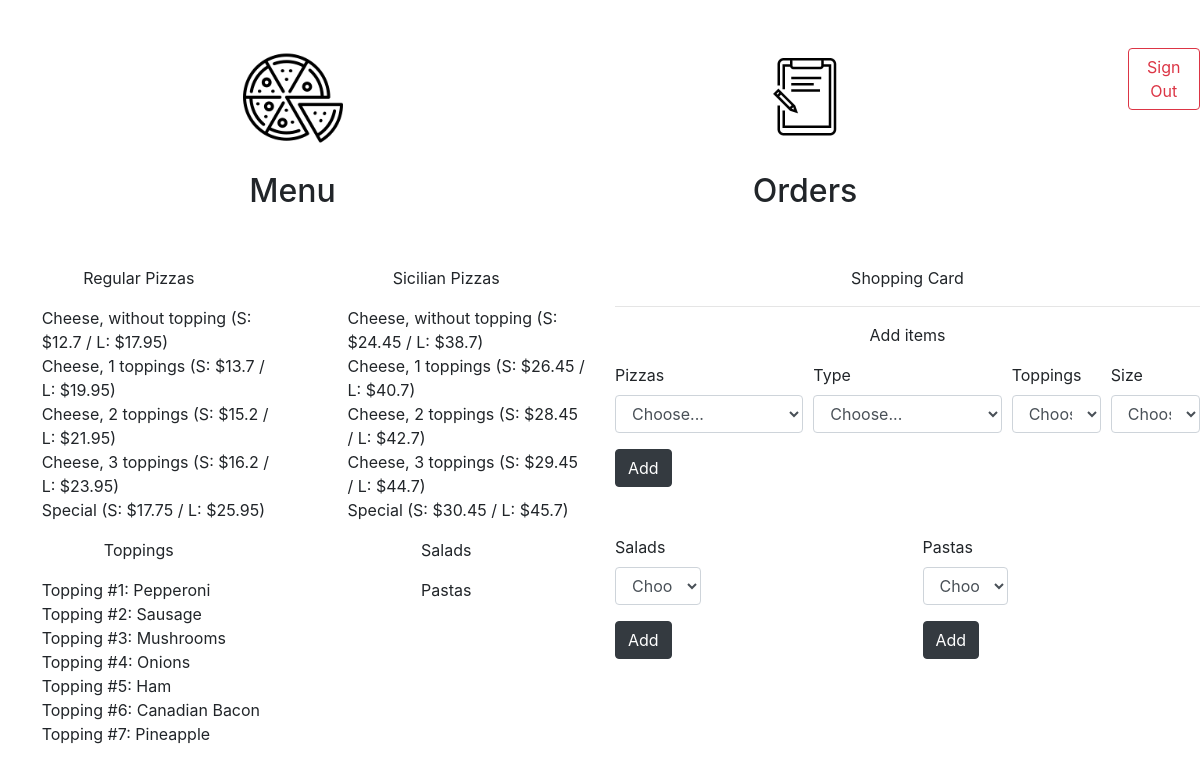
Page / (signed in) on the earlier database version.
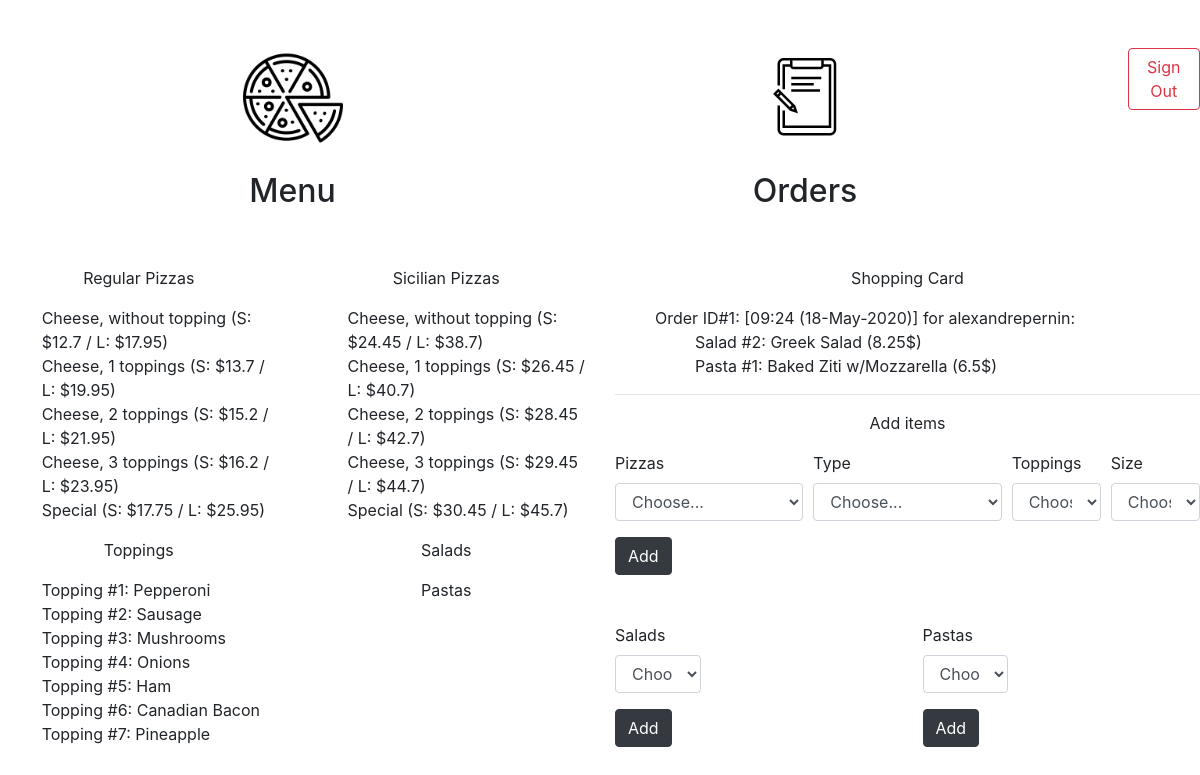
Same page on the later database version.
### orders/models.py (models this page shows, shortened)
class Pizza(models.Model):
    type = models.CharField(max_length=8, choices=[('regular', 'Regular'), ('sicilian', 'Sicilian')], default='regular')
    name = models.CharField(max_length=7, choices=[('cheese', 'Cheese'), ('special', 'Special')], default='cheese')
    toppings_nb = models.IntegerField(default=0, choices=[(0,'No Topping'), (1,'1 Topping'), (2, '2 Topping'), (3,'3 Topping')])
    toppings = models.ManyToManyField(Topping, blank=True, related_name="pizzas")
    size = models.CharField(max_length=1,choices=[('S', 'Small'), ('L', 'Large')], default='S')
    price_small = models.FloatField(default=0)
    price_large = models.FloatField(default=0)
    menu = models.BooleanField(default=False)
    def __str__(self):
        if self.menu==True:
            if self.name=='cheese':
                if self.toppings_nb==0:
                    return f"{self.name.capitalize()}, without topping (S: ${self.price_small} / L: ${self.price_large})"
                else:
                    return f"{self.name.capitalize()}, {self.toppings_nb} toppings (S: ${self.price_small} / L: ${self.price_large})"
            else:
                return f"{self.name.capitalize()} (S: ${self.price_small} / L: ${self.price_large})"

class Topping(models.Model):
    name = models.CharField(max_length=64)
    def __str__(self):
        return "Topping #{}: {}".format(self.id, self.name)

class Order(models.Model):
    user = models.ForeignKey(User, on_delete=models.CASCADE)
    pizzas = models.ManyToManyField(Pizza, blank=True, related_name="orders")
    salads = models.ManyToManyField(Salad, blank=True, related_name="orders")
    pastas = models.ManyToManyField(Pasta, blank=True, related_name="orders")
    created = models.DateTimeField(auto_now_add=True)
    validated = models.BooleanField(default=False)
    def __str__(self):
        date=self.created.strftime("%H:%M (%d-%b-%Y)")
        return f"Order ID#{self.id}: [{date}] for {self.user.username}"

class Salad(models.Model):
    name = models.CharField(max_length=64)
    price = models.FloatField()
    menu = models.BooleanField(default=False)
    def __str__(self):
        return "Salad #{}: {} ({}$)".format(self.id, self.name, self.price)

class Pasta(models.Model):
    name = models.CharField(max_length=64)
    price = models.FloatField()
    menu = models.BooleanField(default=False)
    def __str__(self):
        return "Pasta #{}: {} ({}$)".format(self.id, self.name, self.price)

### orders/views.py (the view)
# urls.py: path("", views.index, name="index"),
def index(request):
    if not request.user.is_authenticated:
        return render(request, "orders/login.html", {"message": None})
    context = {
        "user": request.user,
        "Regular_Pizzas": Pizza.objects.filter(type='regular', menu=True),
        "Sicilian_Pizzas": Pizza.objects.filter(type='sicilian', menu=True),
        "Toppings": Topping.objects.all(),
        "Salads": Salad.objects.filter(menu=True),
        "Pastas": Pasta.objects.filter(menu=True),
        "Orders": Order.objects.filter(validated=False, user=request.user)
    }
    logger.error("Processing code for index")
    return render(request, "orders/index.html", context)

### orders/templates/orders/index.html (shortened to what this page needs)
{% extends "orders/base.html" %}
{% block menu_left %}
<p class="text-center"> Regular Pizzas </p>
<ul class="padded">
  {% for pizza in Regular_Pizzas %}
  <li> {{pizza}} </li>
  {% endfor %}
</ul>
<p class="text-center"> Toppings </p>
<ul class="padded">
  {% for topping in Toppings %}
  <li> {{topping}} </li>
  {% endfor %}
</ul>
{% endblock %}
{% block menu_right %}
<p class="text-center"> Sicilian Pizzas </p>
<ul>
  {% for pizza in Sicilian_Pizzas %}
  <li> {{pizza}} </li>
  {% endfor %}
</ul>
<p class="text-center"> Salads </p>
<p class="text-center"> Pastas </p>
{% endblock %}
{% block choice %}
<p class="text-center"> Shopping Card </p>
<ul>
  {% for order in Orders %}
  <li> {{order}}: </li>
  <ul>
    {% for salad in order.salads.all %}
    <li> {{salad}} </li>
    {% endfor %}
  </ul>
  <ul>
    {% for pasta in order.pastas.all %}
    <li> {{pasta}} </li>
    {% endfor %}
  </ul>
  {% endfor %}
</ul>
<hr>
<p class="text-center"> Add items </p>
<form>
  <div class="form-row">
    <div class="form-group col-md-4">
      <label for="inputState">Pizzas</label>
      <select id="inputState" class="form-control">
        <option selected>Choose...</option>
      </select>
    </div>
    <div class="form-group col-md-4">
      <label for="inputState">Type</label>
      <select id="inputState" class="form-control">
        <option selected>Choose...</option>
      </select>
    </div>
    <div class="form-group col-md-2">
      <label for="inputState">Toppings</label>
      <select id="inputState" class="form-control">
        <option selected>Choose...</option>
      </select>
    </div>
    <div class="form-group col-md-2">
      <label for="inputState">Size</label>
      <select id="inputState" class="form-control">
        <option selected>Choose...</option>
      </select>
    </div>
  </div>
  <button type="submit" class="btn btn-dark">Add</button>
</form>
<br>
<br>
<div class="row">
  <div class="col-6">
    <form id="salad_form" method="post">
      <div class="form-row">
        <div class="form-group col-md-4">
          <label for="inputState">Salads</label>
          <select id="salad" class="form-control">
            <option selected>Choose...</option>
          </select>
        </div>
      </div>
      <button type="submit" class="btn btn-dark">Add</button>
    </form>
  </div>
  <div class="col-6">
    <form>
      <div class="form-row">
        <div class="form-group col-md-4">
          <label for="inputState">Pastas</label>
          <select id="pasta" class="form-control">
            <option selected>Choose...</option>
          </select>
        </div>
      </div>
      <button type="submit" class="btn btn-dark">Add</button>
    </form>
    </div>
</div>
{% endblock %}
{% block exit %}
<a href="{% url 'logout' %}" class="btn btn-outline-danger" role="button" aria-pressed="true"> Sign Out </a>
{% endblock %}

Differences in the rows shown:
added Order: created+id+user "Order ID#1: [09:24 (18-May-2020)] for alexandrepernin"
now on this page (row unchanged): Salad: id+name+price "Salad #2: Greek Salad (8.25$)"
now on this page (row unchanged): Pasta: id+name+price "Pasta #1: Baked Ziti w/Mozzarella (6.5$)"
